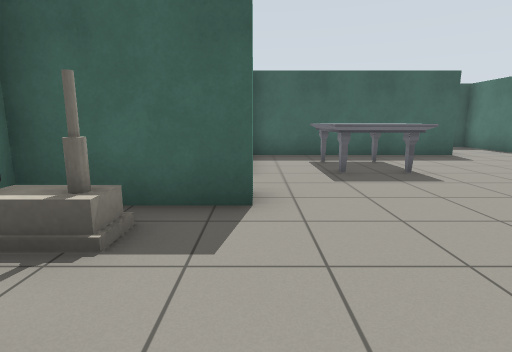
[1] (above)

21 first-person views from a walk through a world built for the Gazebo simulator. The camera is 1 m above the floor, tilts 10° down and sees 80° across. Floor lines are 1 m apart. The floor is counted in squares, 1 m on a side. Each view is taken from the middle of a square. On the plan, view 1 faces up. The plan holds only what a view shows up to about 12 squares ahead; the rest is blank. Gazebo's built-in surfaces are drawn with simple patterns. Simple shapes stand in for some stock models.

[2]
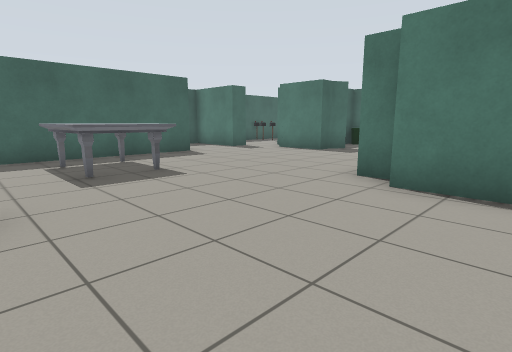

[3]
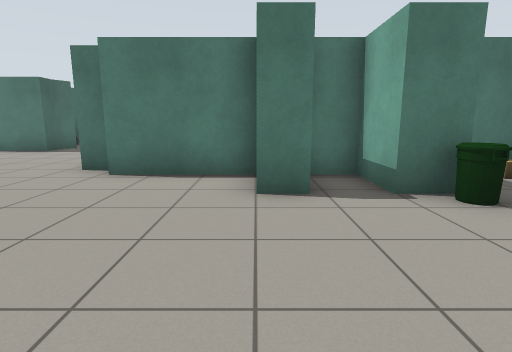

[4]
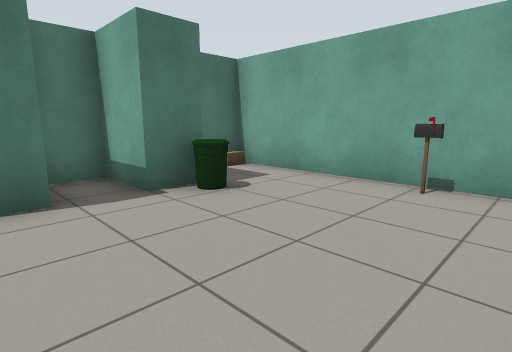

[5]
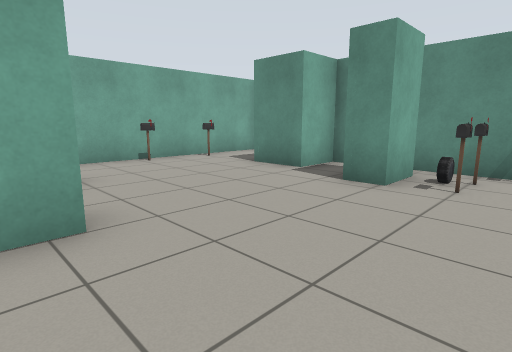

[6]
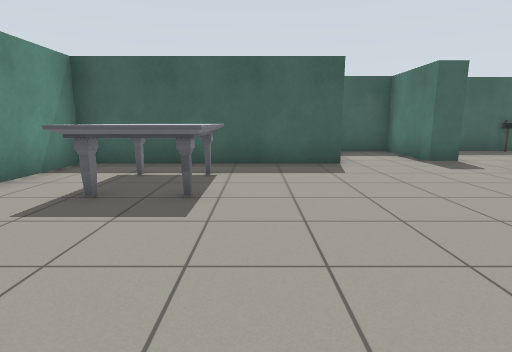

[7]
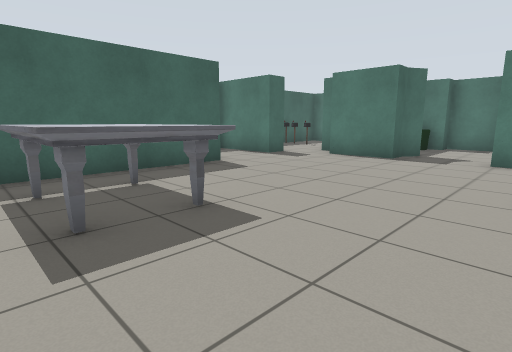

[8]
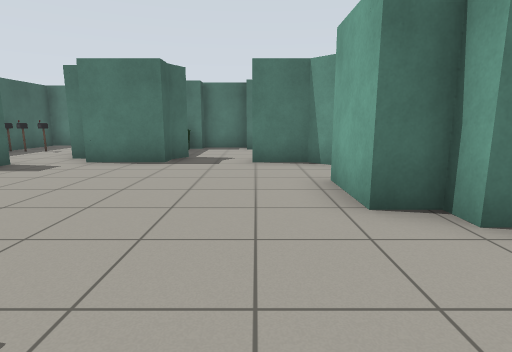

[9]
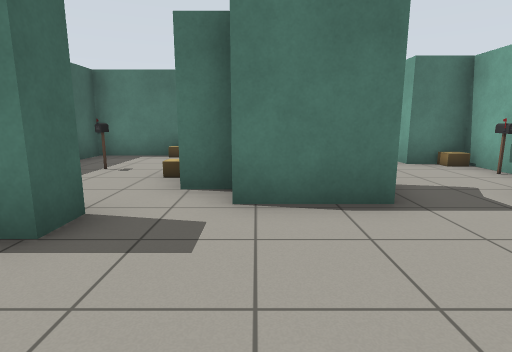

[10]
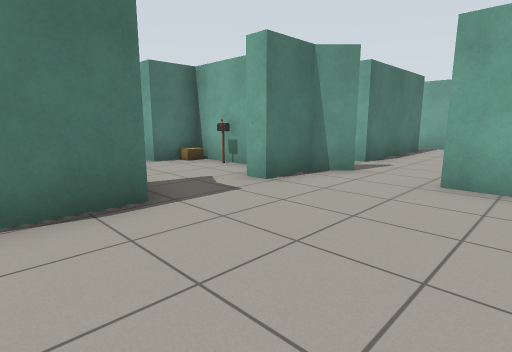

[11]
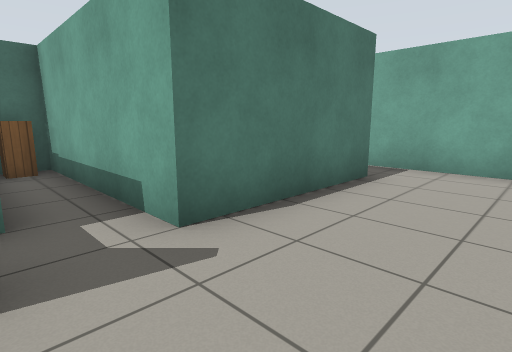

[12]
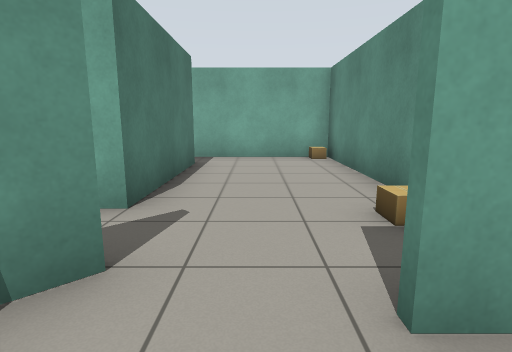

[13]
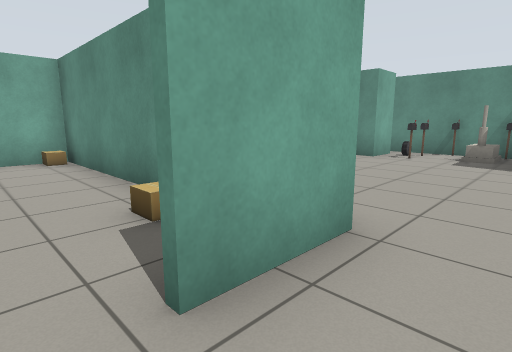

[14]
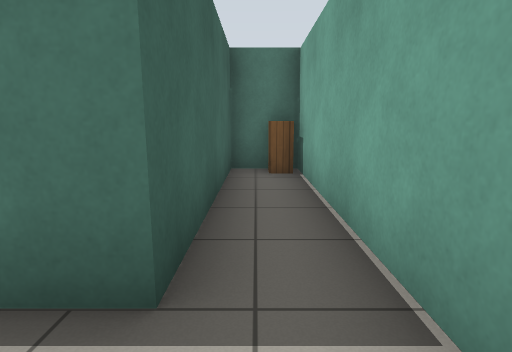

[15]
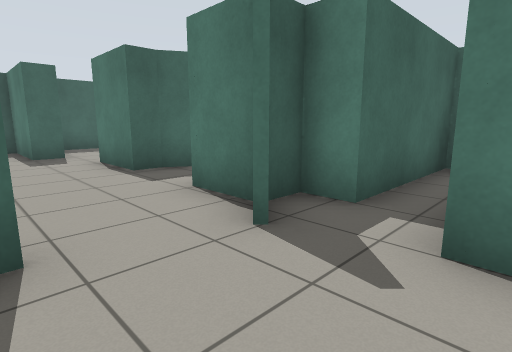

[16]
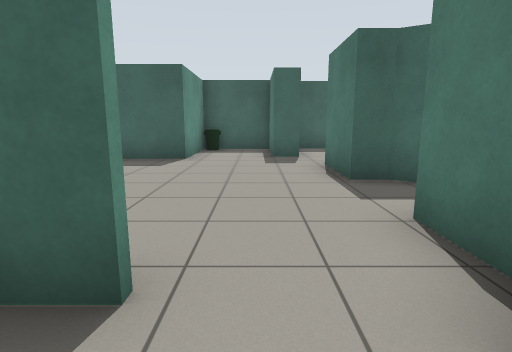

[17]
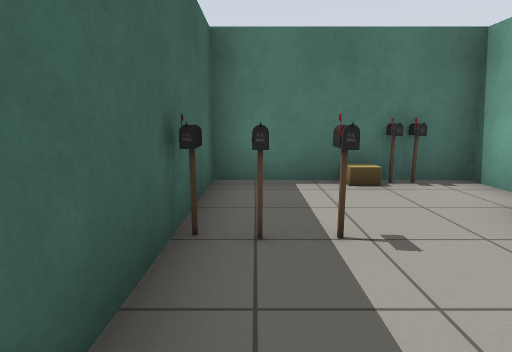

[18]
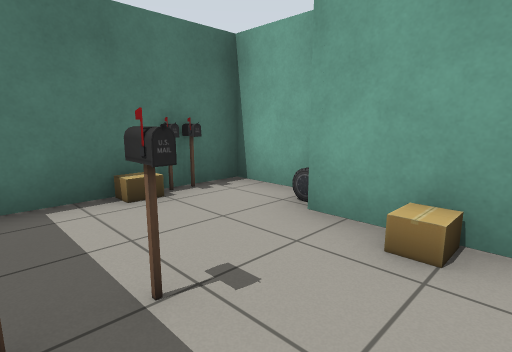

[19]
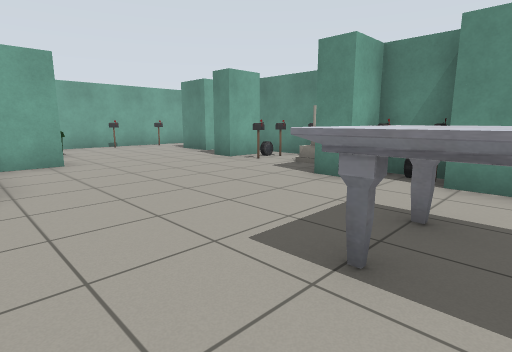

[20]
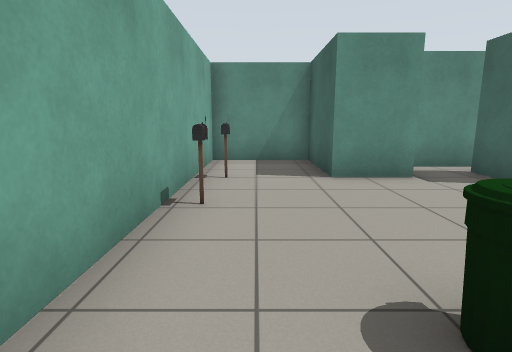

[21]
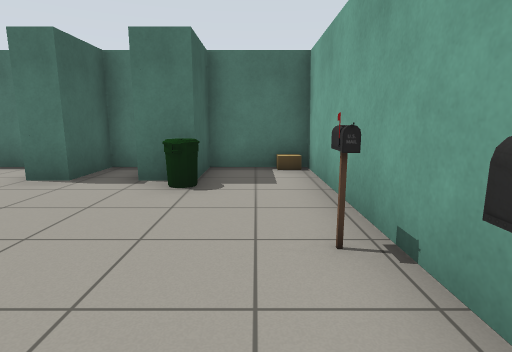

### Floor plan
Ten units are one square. View 1 is at (0, 0); x grows to the right and y downward. Boxes are objects, and circles mark ways between rooms. Rooms are numbered by the first view taken in them; rooms with no view inside come last. Other rooms are left out.
<svg viewBox="-46 -140 206 210">
<path fill="none" stroke="#000" d="M0 -43 0 -36 -30 -36M-11 7 -21 7M48 11 48 -18 54 -18 54 -27 74 -27M-21 -1 -8 -1 -8 8M-29 -16 -29 21 -15 21 -15 35 -41 35 -41 62 45 62M32 36 32 30 48 30 48 18 32 18 32 10 44 10M95 -41 103 -41M48 55 48 40 34 40M109 -59 103 -63 95 -63 95 -84M61 -115 61 -94 -3 -94 -3 -65M105 -82 105 -92M94 -99 85 -99 85 -116M90 -20 97 -27M59 0 59 45M95 -25 95 -41M74 -25 65 -25M65 49 136 49M146 49 146 35 95 35 95 -5 105 -5M135 -83 153 -83M152 -104 152 -127 96 -127M136 -60 136 -69M134 -37 134 -43M142 -42 142 -60M105 -5 146 -5 146 -17 105 -17 105 -25 95 -25M85 -116 85 -125 61 -125 61 -115"/>
<rect x="-35" y="-25" width="10" height="10" fill="#bbb"><title>other object</title></rect>
<rect x="-35" y="-35" width="10" height="10" fill="#bbb"><title>other object</title></rect>
<rect x="-25" y="55" width="10" height="10" fill="#bbb"><title>postbox</title></rect>
<rect x="-25" y="-15" width="10" height="10" fill="#bbb"><title>postbox</title></rect>
<rect x="-25" y="-25" width="10" height="10" fill="#bbb"><title>car</title></rect>
<rect x="-25" y="-35" width="10" height="10" fill="#bbb"><title>house</title></rect>
<rect x="-15" y="-15" width="10" height="10" fill="#bbb"><title>postbox</title></rect>
<rect x="-5" y="55" width="10" height="10" fill="#bbb"><title>postbox</title></rect>
<rect x="-5" y="-55" width="10" height="10" fill="#bbb"><title>other object</title></rect>
<rect x="15" y="-85" width="20" height="30" fill="#bbb"><title>marble table</title></rect>
<rect x="25" y="35" width="10" height="10" fill="#bbb"><title>bin</title></rect>
<rect x="55" y="-15" width="10" height="10" fill="#bbb"><title>cardboard box</title></rect>
<rect x="115" y="-95" width="10" height="10" fill="#bbb"><title>cardboard box</title></rect>
<rect x="125" y="-95" width="10" height="10" fill="#bbb"><title>car</title></rect>
<rect x="125" y="-115" width="10" height="10" fill="#bbb"><title>postbox</title></rect>
<rect x="125" y="-125" width="10" height="10" fill="#bbb"><title>postbox</title></rect>
<rect x="125" y="-135" width="10" height="10" fill="#bbb"><title>postbox</title></rect>
<rect x="135" y="-105" width="10" height="10" fill="#bbb"><title>postbox</title></rect>
<rect x="145" y="-95" width="10" height="10" fill="#bbb"><title>postbox</title></rect>
<rect x="145" y="-105" width="10" height="10" fill="#bbb"><title>cardboard box</title></rect>
<rect x="115" y="-35" width="10" height="10" fill="#bbb"><title>postbox</title></rect>
<rect x="125" y="-35" width="10" height="10" fill="#bbb"><title>cardboard box</title></rect>
<rect x="125" y="-75" width="10" height="10" fill="#bbb"><title>bin</title></rect>
<rect x="135" y="-15" width="10" height="10" fill="#bbb"><title>cabinet</title></rect>
<circle cx="80" cy="-40" r="3" fill="#2a7"/>
<circle cx="100" cy="-90" r="3" fill="#2a7"/>
<circle cx="105" cy="-50" r="3" fill="#2a7"/>
<circle cx="75" cy="-105" r="3" fill="#2a7"/>
<circle cx="100" cy="-10" r="3" fill="#2a7"/>
<text x="20" y="-20">1</text>
<text x="90" y="10">2</text>
<text x="120" y="-110">3</text>
<text x="120" y="-50">4</text>
<text x="120" y="-10">5</text>
<text x="70" y="-120">6</text>
</svg>
Room 1 opens to room 2. Room 1 opens to room 3. Room 1 opens to room 4. Room 1 opens to room 6. Room 2 opens to room 5.

Where each view was taken, in squares from view 1:
view 1: 0 up, 0 right, facing up
view 2: 0 up, 0 right, facing up-right
view 3: 1 down, 1 left, facing right
view 4: 1 down, 1 left, facing down-right
view 5: 2 up, 4 right, facing down-left
view 6: 2 up, 4 right, facing up
view 7: 3 up, 1 right, facing up-right
view 8: 4 up, 2 right, facing right
view 9: 8 up, 6 right, facing right
view 10: 8 up, 6 right, facing down-right
view 11: 2 up, 7 right, facing down-right
view 12: 4 up, 8 right, facing down
view 13: 4 up, 8 right, facing down-left
view 14: 4 down, 8 right, facing right
view 15: 0 up, 7 right, facing up-right
view 16: 1 up, 8 right, facing up
view 17: 12 up, 10 right, facing right
view 18: 12 up, 11 right, facing down-right
view 19: 7 up, 5 right, facing down-left
view 20: 5 down, 4 right, facing left
view 21: 5 down, 2 left, facing right
